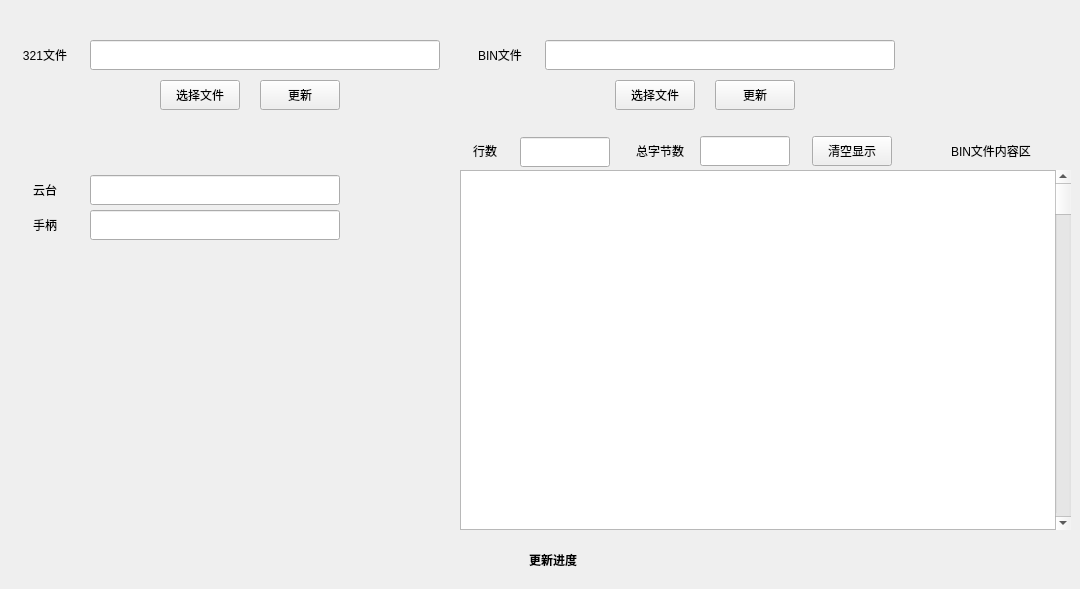
   <widget class="QWidget" name="Page3">
    <widget class="PanelItem" name="Page3_Pane1" native="true">
     <property name="geometry">
      <rect>
       <x>0</x>
       <y>0</y>
       <width>450</width>
       <height>130</height>
      </rect>
     </property>
     <widget class="QLabel" name="Page3_Pane1_label1">
      <property name="geometry">
       <rect>
        <x>10</x>
        <y>40</y>
        <width>70</width>
        <height>30</height>
       </rect>
      </property>
      <property name="text">
       <string>321文件</string>
      </property>
      <property name="alignment">
       <set>Qt::AlignCenter</set>
      </property>
     </widget>
     <widget class="HoverFillButton" name="Page3_Pane1_ChooseFile_Btn">
      <property name="geometry">
       <rect>
        <x>160</x>
        <y>80</y>
        <width>80</width>
        <height>30</height>
       </rect>
      </property>
      <property name="minimumSize">
       <size>
        <width>80</width>
        <height>30</height>
       </size>
      </property>
      <property name="maximumSize">
       <size>
        <width>80</width>
        <height>30</height>
       </size>
      </property>
      <property name="text">
       <string>选择文件</string>
      </property>
     </widget>
     <widget class="HoverFillButton" name="Page3_Pane1_Update_Btn">
      <property name="geometry">
       <rect>
        <x>260</x>
        <y>80</y>
        <width>80</width>
        <height>30</height>
       </rect>
      </property>
      <property name="minimumSize">
       <size>
        <width>80</width>
        <height>30</height>
       </size>
      </property>
      <property name="maximumSize">
       <size>
        <width>80</width>
        <height>30</height>
       </size>
      </property>
      <property name="text">
       <string>更新</string>
      </property>
     </widget>
     <widget class="QLineEdit" name="Page3_Pane1_321File_lineEdit">
      <property name="enabled">
       <bool>true</bool>
      </property>
      <property name="geometry">
       <rect>
        <x>90</x>
        <y>40</y>
        <width>350</width>
        <height>30</height>
       </rect>
      </property>
      <property name="font">
       <font>
        <bold>true</bold>
       </font>
      </property>
      <property name="mouseTracking">
       <bool>true</bool>
      </property>
      <property name="focusPolicy">
       <enum>Qt::StrongFocus</enum>
      </property>
      <property name="text">
       <string/>
      </property>
      <property name="echoMode">
       <enum>QLineEdit::Normal</enum>
      </property>
      <property name="readOnly">
       <bool>false</bool>
      </property>
      <property name="clearButtonEnabled">
       <bool>false</bool>
      </property>
     </widget>
    </widget>
    <widget class="PanelItem" name="Page3_Pane2" native="true">
     <property name="geometry">
      <rect>
       <x>455</x>
       <y>0</y>
       <width>450</width>
       <height>130</height>
      </rect>
     </property>
     <widget class="QLabel" name="Page3_Pane2_label1">
      <property name="geometry">
       <rect>
        <x>10</x>
        <y>40</y>
        <width>70</width>
        <height>30</height>
       </rect>
      </property>
      <property name="text">
       <string>BIN文件</string>
      </property>
      <property name="alignment">
       <set>Qt::AlignCenter</set>
      </property>
     </widget>
     <widget class="HoverFillButton" name="Page3_Pane2_ChooseFile_Btn">
      <property name="geometry">
       <rect>
        <x>160</x>
        <y>80</y>
        <width>80</width>
        <height>30</height>
       </rect>
      </property>
      <property name="minimumSize">
       <size>
        <width>80</width>
        <height>30</height>
       </size>
      </property>
      <property name="maximumSize">
       <size>
        <width>80</width>
        <height>30</height>
       </size>
      </property>
      <property name="text">
       <string>选择文件</string>
      </property>
     </widget>
     <widget class="HoverFillButton" name="Page3_Pane2_Update_Btn">
      <property name="geometry">
       <rect>
        <x>260</x>
        <y>80</y>
        <width>80</width>
        <height>30</height>
       </rect>
      </property>
      <property name="minimumSize">
       <size>
        <width>80</width>
        <height>30</height>
       </size>
      </property>
      <property name="maximumSize">
       <size>
        <width>80</width>
        <height>30</height>
       </size>
      </property>
      <property name="text">
       <string>更新</string>
      </property>
     </widget>
     <widget class="QLineEdit" name="Page3_Pane2_BinFile_lineEdit">
      <property name="enabled">
       <bool>true</bool>
      </property>
      <property name="geometry">
       <rect>
        <x>90</x>
        <y>40</y>
        <width>350</width>
        <height>30</height>
       </rect>
      </property>
      <property name="font">
       <font>
        <bold>true</bold>
       </font>
      </property>
      <property name="mouseTracking">
       <bool>true</bool>
      </property>
      <property name="focusPolicy">
       <enum>Qt::StrongFocus</enum>
      </property>
      <property name="text">
       <string/>
      </property>
      <property name="echoMode">
       <enum>QLineEdit::Normal</enum>
      </property>
      <property name="readOnly">
       <bool>false</bool>
      </property>
      <property name="clearButtonEnabled">
       <bool>false</bool>
      </property>
     </widget>
    </widget>
    <widget class="PanelItem" name="Page3_Pane3" native="true">
     <property name="geometry">
      <rect>
       <x>0</x>
       <y>135</y>
       <width>360</width>
       <height>130</height>
      </rect>
     </property>
     <widget class="QLabel" name="Page3_Pane3_label1">
      <property name="geometry">
       <rect>
        <x>10</x>
        <y>40</y>
        <width>70</width>
        <height>30</height>
       </rect>
      </property>
      <property name="text">
       <string>云台</string>
      </property>
      <property name="alignment">
       <set>Qt::AlignCenter</set>
      </property>
     </widget>
     <widget class="QLabel" name="Page3_Pane3_label2">
      <property name="geometry">
       <rect>
        <x>10</x>
        <y>75</y>
        <width>70</width>
        <height>30</height>
       </rect>
      </property>
      <property name="text">
       <string>手柄</string>
      </property>
      <property name="alignment">
       <set>Qt::AlignCenter</set>
      </property>
     </widget>
     <widget class="QLineEdit" name="Page3_Pane3_PTZ_lineEdit">
      <property name="enabled">
       <bool>true</bool>
      </property>
      <property name="geometry">
       <rect>
        <x>90</x>
        <y>40</y>
        <width>250</width>
        <height>30</height>
       </rect>
      </property>
      <property name="font">
       <font>
        <bold>true</bold>
       </font>
      </property>
      <property name="mouseTracking">
       <bool>true</bool>
      </property>
      <property name="focusPolicy">
       <enum>Qt::NoFocus</enum>
      </property>
      <property name="text">
       <string/>
      </property>
      <property name="echoMode">
       <enum>QLineEdit::Normal</enum>
      </property>
      <property name="readOnly">
       <bool>true</bool>
      </property>
      <property name="clearButtonEnabled">
       <bool>false</bool>
      </property>
     </widget>
     <widget class="QLineEdit" name="Page3_Pane3_Handle_lineEdit">
      <property name="enabled">
       <bool>true</bool>
      </property>
      <property name="geometry">
       <rect>
        <x>90</x>
        <y>75</y>
        <width>250</width>
        <height>30</height>
       </rect>
      </property>
      <property name="font">
       <font>
        <bold>true</bold>
       </font>
      </property>
      <property name="mouseTracking">
       <bool>true</bool>
      </property>
      <property name="focusPolicy">
       <enum>Qt::NoFocus</enum>
      </property>
      <property name="text">
       <string/>
      </property>
      <property name="echoMode">
       <enum>QLineEdit::Normal</enum>
      </property>
      <property name="readOnly">
       <bool>true</bool>
      </property>
      <property name="clearButtonEnabled">
       <bool>false</bool>
      </property>
     </widget>
    </widget>
    <widget class="NavLabel" name="Page3_UpdateSchedule_label">
     <property name="geometry">
      <rect>
       <x>513</x>
       <y>540</y>
       <width>80</width>
       <height>40</height>
      </rect>
     </property>
     <property name="minimumSize">
      <size>
       <width>80</width>
       <height>40</height>
      </size>
     </property>
     <property name="maximumSize">
      <size>
       <width>80</width>
       <height>40</height>
      </size>
     </property>
     <property name="font">
      <font>
       <bold>true</bold>
      </font>
     </property>
     <property name="text">
      <string>更新进度</string>
     </property>
     <property name="alignment">
      <set>Qt::AlignCenter</set>
     </property>
    </widget>
    <widget class="ProgressColor" name="Page3_Update_progressBar" native="true">
     <property name="geometry">
      <rect>
       <x>600</x>
       <y>540</y>
       <width>470</width>
       <height>40</height>
      </rect>
     </property>
    </widget>
    <widget class="QScrollBar" name="Page3_BinFileTextEdit_scrollBar">
     <property name="geometry">
      <rect>
       <x>1055</x>
       <y>170</y>
       <width>16</width>
       <height>360</height>
      </rect>
     </property>
     <property name="toolTipDuration">
      <number>-1</number>
     </property>
     <property name="styleSheet">
      <string notr="true"/>
     </property>
     <property name="tracking">
      <bool>true</bool>
     </property>
     <property name="orientation">
      <enum>Qt::Vertical</enum>
     </property>
     <property name="invertedAppearance">
      <bool>false</bool>
     </property>
     <property name="invertedControls">
      <bool>true</bool>
     </property>
    </widget>
    <widget class="QTextEdit" name="Page3_BinFile_textEdit">
     <property name="geometry">
      <rect>
       <x>460</x>
       <y>170</y>
       <width>611</width>
       <height>360</height>
      </rect>
     </property>
     <property name="focusPolicy">
      <enum>Qt::ClickFocus</enum>
     </property>
     <property name="styleSheet">
      <string notr="true"/>
     </property>
     <property name="verticalScrollBarPolicy">
      <enum>Qt::ScrollBarAlwaysOn</enum>
     </property>
     <property name="horizontalScrollBarPolicy">
      <enum>Qt::ScrollBarAlwaysOff</enum>
     </property>
     <property name="readOnly">
      <bool>true</bool>
     </property>
    </widget>
    <widget class="QLabel" name="Page3_label1">
     <property name="geometry">
      <rect>
       <x>931</x>
       <y>136</y>
       <width>120</width>
       <height>30</height>
      </rect>
     </property>
     <property name="text">
      <string>BIN文件内容区</string>
     </property>
     <property name="alignment">
      <set>Qt::AlignCenter</set>
     </property>
    </widget>
    <widget class="QLabel" name="Page3_label2">
     <property name="geometry">
      <rect>
       <x>460</x>
       <y>136</y>
       <width>50</width>
       <height>30</height>
      </rect>
     </property>
     <property name="text">
      <string>行数</string>
     </property>
     <property name="alignment">
      <set>Qt::AlignCenter</set>
     </property>
    </widget>
    <widget class="QLineEdit" name="Page3_LineNumber_lineEdit">
     <property name="enabled">
      <bool>true</bool>
     </property>
     <property name="geometry">
      <rect>
       <x>520</x>
       <y>137</y>
       <width>90</width>
       <height>30</height>
      </rect>
     </property>
     <property name="font">
      <font>
       <bold>true</bold>
      </font>
     </property>
     <property name="mouseTracking">
      <bool>true</bool>
     </property>
     <property name="focusPolicy">
      <enum>Qt::NoFocus</enum>
     </property>
     <property name="text">
      <string/>
     </property>
     <property name="echoMode">
      <enum>QLineEdit::Normal</enum>
     </property>
     <property name="readOnly">
      <bool>true</bool>
     </property>
     <property name="clearButtonEnabled">
      <bool>false</bool>
     </property>
    </widget>
    <widget class="QLineEdit" name="Page3_ByteSum_lineEdit">
     <property name="enabled">
      <bool>true</bool>
     </property>
     <property name="geometry">
      <rect>
       <x>700</x>
       <y>136</y>
       <width>90</width>
       <height>30</height>
      </rect>
     </property>
     <property name="font">
      <font>
       <bold>true</bold>
      </font>
     </property>
     <property name="mouseTracking">
      <bool>true</bool>
     </property>
     <property name="focusPolicy">
      <enum>Qt::NoFocus</enum>
     </property>
     <property name="text">
      <string/>
     </property>
     <property name="echoMode">
      <enum>QLineEdit::Normal</enum>
     </property>
     <property name="readOnly">
      <bool>true</bool>
     </property>
     <property name="clearButtonEnabled">
      <bool>false</bool>
     </property>
    </widget>
    <widget class="QLabel" name="Page3_label3">
     <property name="geometry">
      <rect>
       <x>630</x>
       <y>136</y>
       <width>60</width>
       <height>30</height>
      </rect>
     </property>
     <property name="text">
      <string>总字节数</string>
     </property>
     <property name="alignment">
      <set>Qt::AlignCenter</set>
     </property>
    </widget>
    <widget class="HoverFillButton" name="Page3_ClearDisplay_Btn">
     <property name="geometry">
      <rect>
       <x>812</x>
       <y>136</y>
       <width>80</width>
       <height>30</height>
      </rect>
     </property>
     <property name="minimumSize">
      <size>
       <width>80</width>
       <height>30</height>
      </size>
     </property>
     <property name="maximumSize">
      <size>
       <width>80</width>
       <height>30</height>
      </size>
     </property>
     <property name="text">
      <string>清空显示</string>
     </property>
    </widget>
    <zorder>Page3_BinFile_textEdit</zorder>
    <zorder>Page3_Pane1</zorder>
    <zorder>Page3_Pane2</zorder>
    <zorder>Page3_Pane3</zorder>
    <zorder>Page3_UpdateSchedule_label</zorder>
    <zorder>Page3_Update_progressBar</zorder>
    <zorder>Page3_BinFileTextEdit_scrollBar</zorder>
    <zorder>Page3_label1</zorder>
    <zorder>Page3_label2</zorder>
    <zorder>Page3_LineNumber_lineEdit</zorder>
    <zorder>Page3_ByteSum_lineEdit</zorder>
    <zorder>Page3_label3</zorder>
    <zorder>Page3_ClearDisplay_Btn</zorder>
   </widget>
